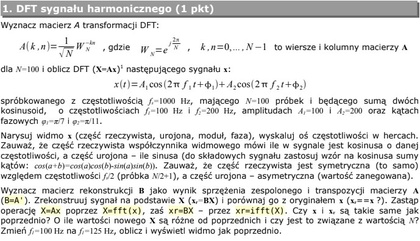
%> input picture CPS_LAB3/Instrukcja1.jpg, 420 x 241 px, shrunk from 689 x 395 before the run
$ octave Zad1.m   (GNU Octave 9; MATLAB toolbox functions it lacks are replaced by stand-ins)
%> lines starting %> are read from the running program, lines starting %| are printed output that depends on the picture
clc;
% Zadanie 1 -  DFT sygnału harmonicznego
clear all; close all;

% Instrukcja do zadania
Img=imread("Instrukcja1.jpg");
%> Img is the input picture: size 241x420x3 uint8; mean R, G, B 223.4, 223.4, 222.8
Img=imshow(Img);

% Dane
N = 100;    % liczba probek
fs = 1000;  % czestotliwosc probkowania
st = 1/fs;  % krok próbkowania
T = 0.1;    % czas trwania probkowania (100 probek dla 1000Hz = 0.1s)

sample = 0:st:T-st; % przedział czasowy próbkowania

%  Częstotliwości
f1 = 100;
f2 = 200;

% Amplitudy
A1 = 100;
A2 = 200;

% Kąty fazowe
p1 = (pi/7);
p2 = (pi/11);

% Tworzenie sygnału z sumy sinusów
s1 = @(t) A1 * cos(2*pi*f1*t + p1);
s2 = @(t) A2 * cos(2*pi*f2*t + p2);

% Sygnał x z sumy sinusów
x = s1(sample) + s2(sample);

figure(2);
subplot(2,1,1);
hold all;
plot(s1(sample), 'r-o');
plot(s2(sample), 'b-o');
title('Dwa cosinusy');
legend('s1 100Hz','s2 200Hz');
xlabel('Numer próbki');

subplot(2,1,2);
plot(x, 'r-o')
title('Zsumowane cosinusy');
legend('s1 + s2');
xlabel('Numer próbki');
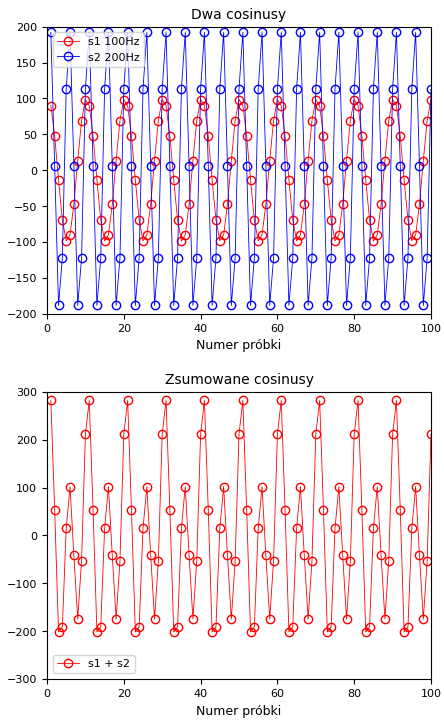
%> figure redrawn from the program's plot data, 2 panels; panel 1: curve peaks at x = 60, y = 98.39; panel 1: curve peaks at x = 81, y = 191.9; panel 2: curve peaks at x = 81, y = 282

% Generowanie macierzy A - macierzy transformacji DFT
% W = exp(1i*2*pi/N)

for k = 1:N
    for n = 1:N
        A(k,n) = (1/sqrt(N)) * ((exp(1i*2*pi/N)) ^ (-(k-1)*(n-1)));
    end
end

% Dyskretna transformata Fouriera - DFT
X = A * x';

% Rysowanie widma y sygnału x
XRe = real(X);   % część rzeczywista
XIm = imag(X);   % część urojona
XA  = abs(X);    % moduł
XP  = angle(X) .* (abs(X)>1);  % faza

% Skalowanie osi częstotliwości w Herzach
f = (0:N-1)*fs/N;

figure(3);
subplot(2,1,1);
stem(f,XRe, 'b-o');
title('Re');
xlabel('Częstotliwość [Hz]');

subplot(2,1,2);
stem(f, XIm, 'r-o');
title('Im');
xlabel('Częstotliwość [Hz]');
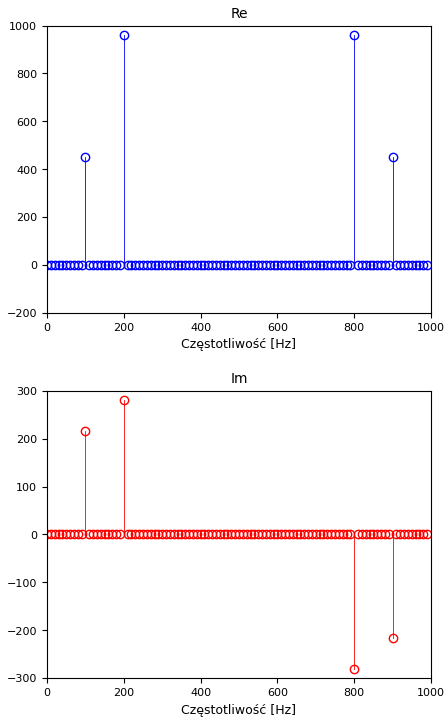
%> figure redrawn from the program's plot data, 2 panels; panel 1: highest point at x = 800, y = 959.5; panel 2: highest point at x = 200, y = 281.7

figure(4);
subplot(2,1,1);
stem(f, XA, 'b-o');
title('A');
xlabel('Częstotliwość [Hz]');

subplot(2,1,2);
stem(f, XP, 'r-o');
title('ϕ');
xlabel('Częstotliwość [Hz]');
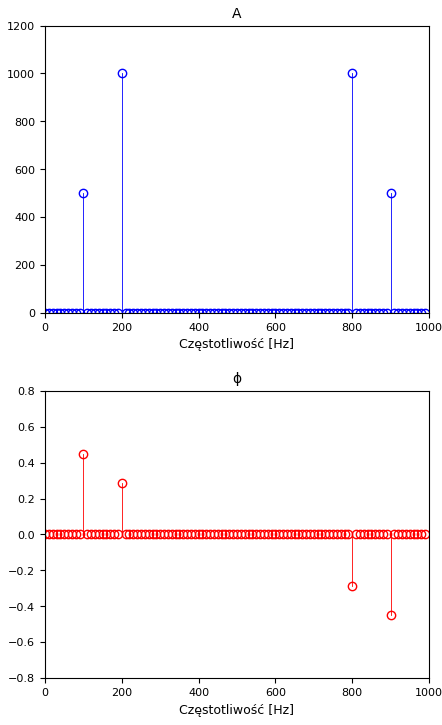
%> figure redrawn from the program's plot data, 2 panels; panel 1: highest point at x = 800, y = 1000; panel 2: highest point at x = 100, y = 0.449

% Wyznaczanie B - macierzy rekonstrukcji macierzy A
B = A';
xrcnst = B * X;

figure(5);
subplot(2,1,1);
plot(real(xrcnst), 'b-o');
title('Sygnał zrekonstruowany x');
xlabel('Numer próbki');

subplot(2,1,2);
plot(x, 'r-o');
title('Sygnal oryginalny x');
xlabel('Numer próbki');
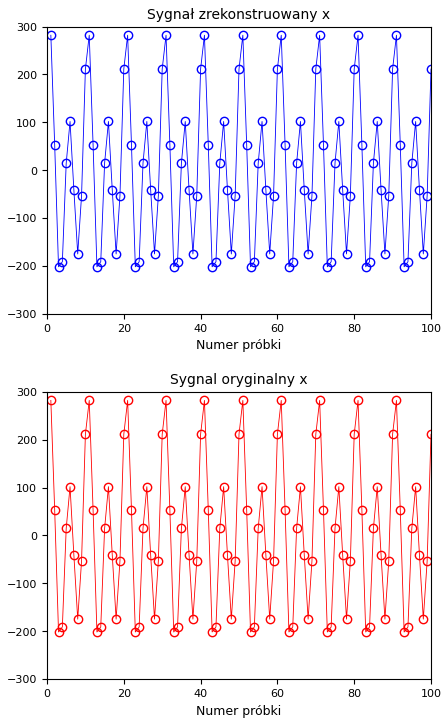
%> figure redrawn from the program's plot data, 2 panels; panel 1: curve peaks at x = 91, y = 282; panel 2: curve peaks at x = 81, y = 282

% Sprawdzenie czy transformata posiada
% właściwość perfekcyjnej rekonstrukcji
tol1 = max(max(abs(x'-xrcnst)));
fprintf('1 Rekonstrukcja sygnału z błędem:  %u\n', tol1)

% Zastąpienie operacji X = Ax przez X = fft(x)
% Zastąpienie operacji Xrcnst = BX przez Xrcnst = ifft(X)
X = fft(x);
xrcnst = ifft(X);

% Sprawdzenie czy transformata posiada
% właściwość perfekcyjnej rekonstrukcji
tol2 = max(max(abs(x-xrcnst)));
fprintf('2 Rekonstrukcja sygnału z błędem:  %u\n', tol2)

fprintf('Różnica w rekonstrukcjach sygnału: %u\n', tol2/tol1)

% Zmiana f1 na 125Hz
f1 = 125;
s1 = @(t) A1 * cos(2*pi*f1*t + p1);
x = s1(sample) + s2(sample);

figure(6);
subplot(2,1,1);
hold all;
plot(s1(sample), 'r-o');
plot(s2(sample), 'b-o');
title('Dwa cosinusy do sumowania');
legend('s1 125Hz','s2 200Hz');
xlabel('Numer próbki');

subplot(2,1,2);
plot(x, 'r-o')
title('Zsumowane cosinusy');
legend('s1 + s2');
xlabel('Numer próbki');
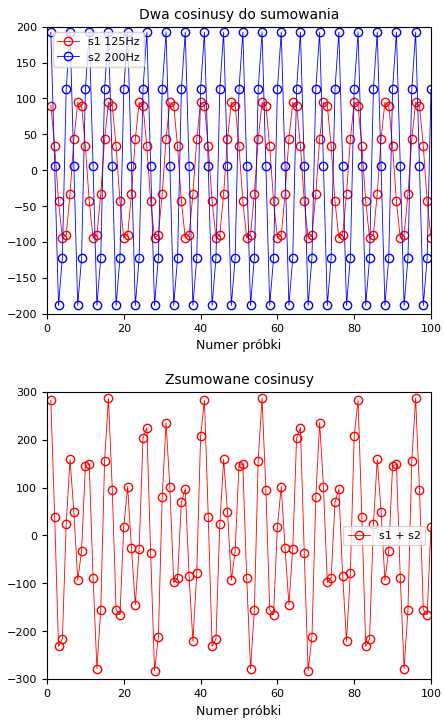
%> figure redrawn from the program's plot data, 2 panels; panel 1: curve peaks at x = 72, y = 94.39; panel 1: curve peaks at x = 81, y = 191.9; panel 2: curve peaks at x = 16, y = 286.3

% Dyskretna transformata Fouriera - DFT
X = A * x';

% Rysowanie widma y sygnału x
XRe = real(X);   %część rzeczywista
XIm = imag(X);   %część urojona
XA  = abs(X);    %moduł
XP  = angle(X);  %faza

% Skalowanie osi częstotliwości w Herzach
f = (0:N-1)*fs/N;

figure(7);
subplot(2,1,1);
stem(f,XRe, 'b-o');
title('Re');
xlabel('Częstotliwość [Hz]');

subplot(2,1,2);
stem(f, XIm, 'r-o');
title('Im');
xlabel('Częstotliwość [Hz]');
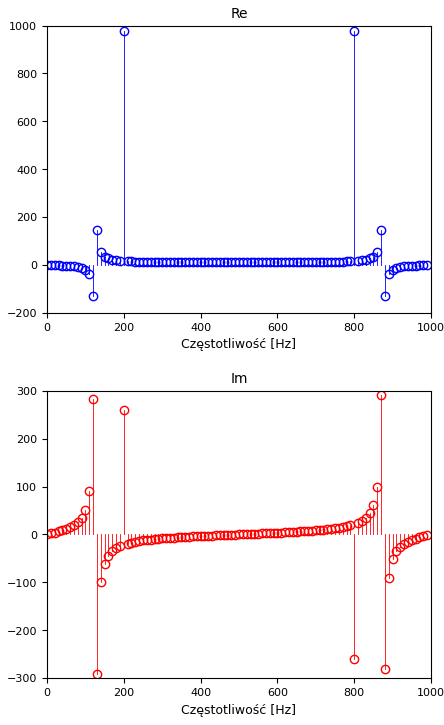
%> figure redrawn from the program's plot data, 2 panels; panel 1: highest point at x = 800, y = 976.2; panel 2: highest point at x = 870, y = 291.1

figure(8);
subplot(2,1,1);
stem(f, XA, 'b-o');
title('A');
xlabel('Częstotliwość [Hz]');

subplot(2,1,2);
stem(f, XP, 'r-o');
title('ϕ');
xlabel('Częstotliwość [Hz]');
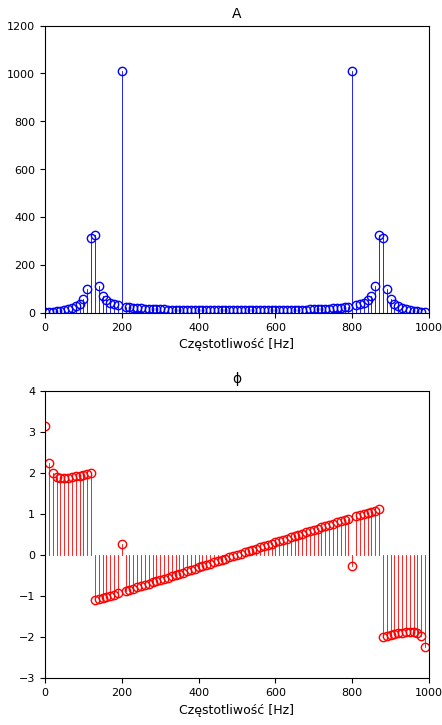
%> figure redrawn from the program's plot data, 2 panels; panel 1: highest point at x = 800, y = 1010.3; panel 2: highest point at x = 0, y = 3.14
